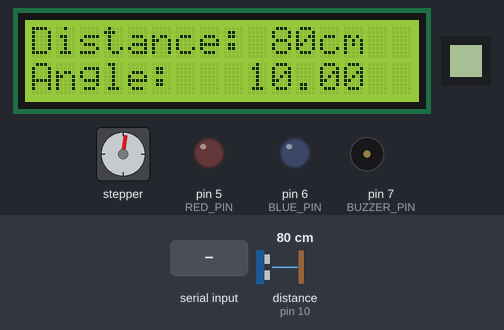
A sketch run on a simulated Arduino Mega 2560, built with avr-gcc and run on an emulated ATmega2560. Shown: 16×2 character LCD, 8×8 one-colour display, stepper motor, output pins drawn as LEDs (lit = HIGH), buzzer (waves = sounding). Dashed ring = blinking. The inputs (shaded band) are chosen by the test bench; at power-on: distance to the obstacle (sensor on pin 10) 80 cm. The echo pulse lasts 58.3 µs per cm; stepper angles assume 2048 steps per turn; what the sketch prints to the serial monitor is not drawn.

Above: at 3.3 s.
3.4 s: distance to the obstacle (sensor on pin 10) set to 2 cm
At 4.9 s:
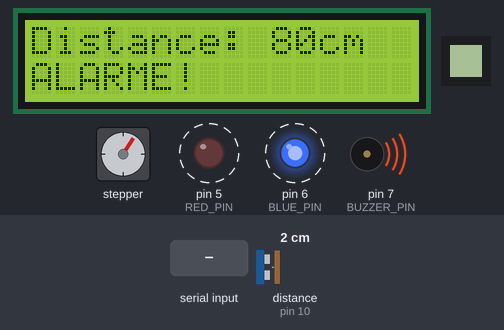
5.1 s: "gDist\n" received over Serial
At 6.4 s:
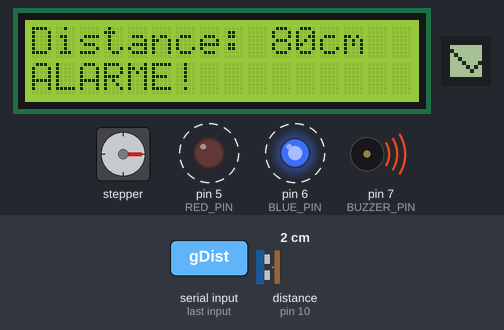
6.8 s: "cfg;lim_sup;\n" received over Serial
At 8.39 s:
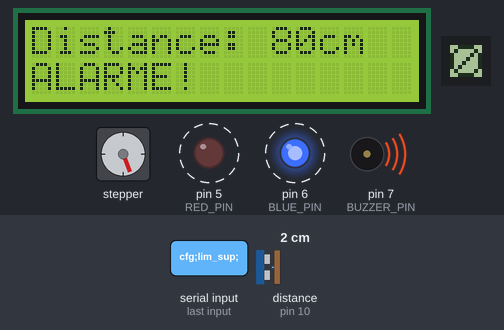
8.7 s: "90,45,200\n" received over Serial
At 9.32 s:
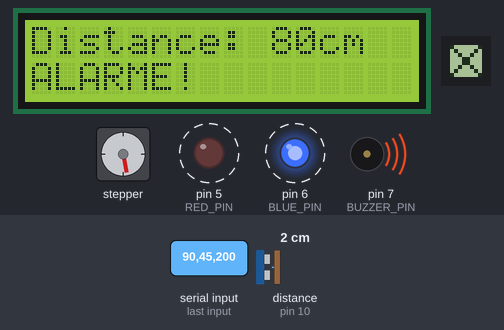
10.4 s: distance to the obstacle (sensor on pin 10) set to 250 cm
At 12.54 s:
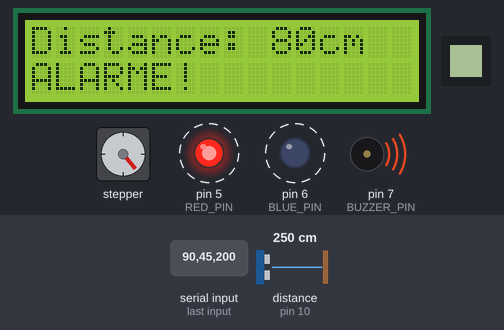
13.2 s: "cfg;alm;\n" received over Serial
At 14.51 s:
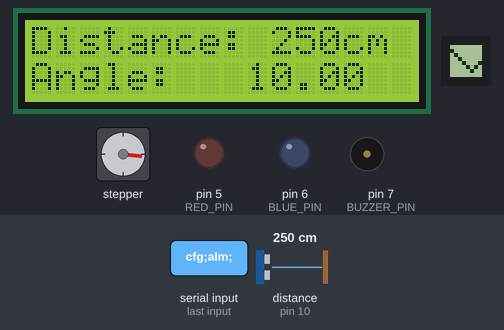
Timing chart, 0 to 18.3 s (numbered marks = the images above; inputs shaded):
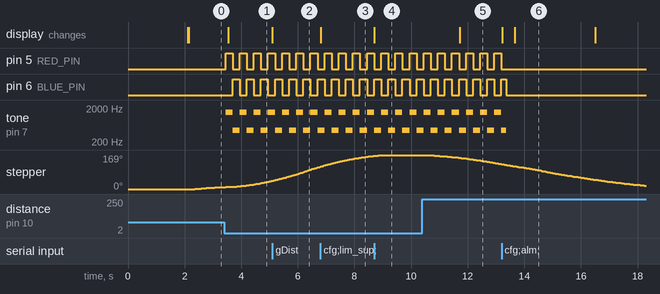

Measured:
- after the input at 3.4 s, pin 5 (RED_PIN): alternates HIGH for 0.25 s and LOW for 0.25 s, starting after 0.05 s; pin 6 (BLUE_PIN): alternates HIGH for 0.25 s and LOW for 0.25 s, starting after 0.30 s
- after the input at 5.1 s, the display: changes at once (image 2)
- after the input at 6.8 s, the display: changes at once (image 3)
- after the input at 8.7 s, the display: changes at once (image 4)
- after the input at 10.4 s, stepper: keeps turning counter-clockwise at about 18°/s, starting after 0.19 s
- after the input at 13.2 s, the display: first changes at once (image 6 shows a later state)
- by itself, stepper: keeps turning clockwise at about 11°/s

The sketch:

labo06.ino
```cpp
#include <U8g2lib.h>
#include <AccelStepper.h>
#include <Wire.h>
#include <LCD_I2C.h>
#include <HCSR04.h>

// --- Constantes ---
#define TRIGGER_PIN 9
#define ECHO_PIN 10
#define IN_1 30
#define IN_2 31
#define IN_3 32
#define IN_4 33
#define RED_PIN 5
#define BLUE_PIN 6
#define BUZZER_PIN 7
#define CLK_PIN 26
#define DIN_PIN 25
#define CS_PIN 27  // Chip Select

const int stepsPerRevolution = 2048;
const int angleMin = 10;
const int angleMax = 170;
const float angleTolerance = 1.0;
const int DISTANCE_ALARME = 15;
const int DISTANCE_MAX = 400;  // Distance max par défaut si rien détecté

// --- Objets globaux ---
LCD_I2C lcd(0x27, 16, 2);
HCSR04 hc(TRIGGER_PIN, ECHO_PIN);
AccelStepper myStepper(AccelStepper::HALF4WIRE, IN_1, IN_3, IN_2, IN_4);
U8G2_MAX7219_8X8_F_4W_SW_SPI u8g2(U8G2_R0, CLK_PIN, DIN_PIN, CS_PIN, U8X8_PIN_NONE, U8X8_PIN_NONE);

// --- Variables globales ---
int distance = 0;
float angle = 0;
bool alarmActive = false;
unsigned long lastDetectionTime = 0;
unsigned long currentTime = 0;
int distAlarme = DISTANCE_ALARME;
int limiteInf = 30;
int limiteSup = 60;


enum AppState { STOP, RUNNING };
AppState appState = RUNNING;

//----symbole-----

const uint8_t bitmap_check[8] = {
  0b00000000,
  0b00000001,
  0b00000010,
  0b00000100,
  0b10001000,
  0b01010000,
  0b00100000,
  0b00000000
};

const uint8_t bitmap_cross[8] = {
  0b10000001,
  0b01000010,
  0b00100100,
  0b00011000,
  0b00011000,
  0b00100100,
  0b01000010,
  0b10000001
};

const uint8_t bitmap_cercle[8] = {
  0b00111100,
  0b01000010,
  0b10100001,
  0b10010001,
  0b10001001,
  0b10000101,
  0b01000010,
  0b00111100
};

enum Symbol { SYMBOL_CHECK, SYMBOL_CROSS, SYMBOL_CERCLE };

#pragma region Fonctions Utilitaires
int angleToSteps(float angle) {
  return (angle * stepsPerRevolution) / 360.0;
}

float mapFloat(float x, float in_min, float in_max, float out_min, float out_max) {
  return (x - in_min) * (out_max - out_min) / (in_max - in_min) + out_min;
}

float calculerAngleDepuisDistance(int d) {
  if (d <= limiteInf) return angleMax;
  if (d >= limiteSup) return angleMin;
  return mapFloat(d, limiteInf, limiteSup, angleMax, angleMin);
}

#pragma endregion

#pragma region Tâches

void measureAndControlTask(unsigned long ct) {
  static unsigned long lastTime = 0;
  const unsigned long rate = 50;
  if (ct - lastTime < rate) return;
  lastTime = ct;

  int d = hc.dist();
  if (d == 0 || d > DISTANCE_MAX) {
    distance = DISTANCE_MAX;
  } else {
    distance = d;
  }

  angle = calculerAngleDepuisDistance(distance);
  myStepper.moveTo(angleToSteps(angle));

  if (distance <= DISTANCE_ALARME) {
    lastDetectionTime = ct;
    alarmActive = true;
  } else {
    if (ct - lastDetectionTime > 3000) {
      alarmActive = false;
    }
  }
}

void alarmTask(unsigned long ct) {
  static unsigned long lastToggleTime = 0;
  static bool ledState = false;
  const unsigned long blinkRate = 250;

  if (alarmActive) {
    if (ct - lastToggleTime >= blinkRate) {
      lastToggleTime = ct;
      ledState = !ledState;
      digitalWrite(RED_PIN, ledState ? HIGH : LOW);
      digitalWrite(BLUE_PIN, ledState ? LOW : HIGH);

      tone(BUZZER_PIN, ledState ? 1500 : 440); // Sirène de police
    }
  } else {
    digitalWrite(RED_PIN, LOW);
    digitalWrite(BLUE_PIN, LOW);
    noTone(BUZZER_PIN);
  }
}

void displayTask(unsigned long ct) {
  static unsigned long lastTime = 0;
  const unsigned long rate = 100;

  if (ct - lastTime < rate) return;
  lastTime = ct;


  lcd.setCursor(0, 1);
  if (alarmActive) {
    lcd.print("ALARME!         ");
      if (distance == DISTANCE_MAX) {
    lcd.print("Hors portée     ");
   } else {
    int secondsLeft = max(0, 3 - (int)((ct - lastDetectionTime) / 1000));
    lcd.print("Repos dans ");
    lcd.print(secondsLeft);
    lcd.print("s");
   }
  }else{
        lcd.setCursor(0, 0);
        lcd.print("Distance:     ");
         lcd.setCursor(10, 0);
        lcd.print(distance);
        lcd.print("cm ");
        lcd.setCursor(0, 1);
        lcd.print("Angle:   ");

        lcd.print(angle);
  }
}

void serialTask(unsigned long ct) {
  static unsigned long lastTime = 0;
  const unsigned long rate = 100;

  if (ct - lastTime < rate) return;
  lastTime = ct;

  // Serial.print("etd:2411160,dist:");
  // Serial.print(distance);
  // Serial.print(",deg:");
  // Serial.println(angle, 1);
}

#pragma endregion

#pragma region États
void runningState(unsigned long ct) {
  static bool firstTime = true;
  if (firstTime) {
    firstTime = false;
    return;
  }

  measureAndControlTask(ct);
  alarmTask(ct);
  displayTask(ct);
  serialTask(ct);
}
#pragma endregion

void stateManager(unsigned long ct) {
  switch (appState) {
    case STOP:
      break;
    case RUNNING:
      runningState(ct);
      break;
  }
}

#pragma commande

void afficherCheck() {
  u8g2.clearBuffer();
  u8g2.drawXBM(0, 0, 8, 8, bitmap_check);
  u8g2.sendBuffer();
}

void afficherCross() {
  u8g2.clearBuffer();
  u8g2.drawXBM(0, 0, 8, 8, bitmap_cross);
  u8g2.sendBuffer();
}

void afficherCercle() {
  u8g2.clearBuffer();
  u8g2.drawXBM(0, 0, 8, 8, bitmap_cercle);
  u8g2.sendBuffer();
}

unsigned long tempsAffichage = 0;
bool afficherSymbol = false;
int symbole = 0;

void gererCommande(String cmd) {

  if (cmd == "gDist") {
    Serial.println("PC: gDist");
    Serial.print("Arduino:  ");
    Serial.println(distance);
    afficheSymboleMillis(1);
  } else if (cmd.startsWith("cfg;alm;")) {
    String valStr = cmd.substring(cmd.lastIndexOf(';') + 1);
    distAlarme = valStr.toInt();
    if (distAlarme >= 0 && distAlarme <= 100) {
      Serial.print("PC:cfg;alm;");
      Serial.println(distance);
      Serial.println("Configure la distance de détection de l’alarme à " + valStr);
      afficheSymboleMillis(1);
    } else {
      Serial.println("Erreur de valeur");
      afficheSymboleMillis(1);
    }
  } else if (cmd.startsWith("cfg;lim_inf;")) {
    String valStr = cmd.substring(cmd.lastIndexOf(';') + 1);
    int val = valStr.toInt();
    if (val >= 0 && val <= 100) {
      if (val < limiteSup) {
        limiteInf = val;
        Serial.println("Limite inférieure configurée à " + valStr);
        afficheSymboleMillis(1);
      } else {
        Serial.println("Erreur - Limite inférieure plus grande que limite supérieure");
        afficheSymboleMillis(2);
      }
    } else {
      Serial.println("Valeur invalide");
      afficheSymboleMillis(2);
    }
  } else if (cmd.startsWith("cfg;lim_sup;")) {
    String valStr = cmd.substring(cmd.lastIndexOf(';') + 1);
    int val = valStr.toInt();
    if (val >= 0 && val <= 100) {
      if (val > limiteInf) {
        limiteSup = val;
        Serial.println("Limite supérieure configurée à " + valStr);
        afficheSymboleMillis(1);
      } else {
        Serial.println("Erreur - Limite supérieure plus petite que limite inférieure");
        afficheSymboleMillis(2);
      }
    } else {
      Serial.println("Valeur invalide");
      afficheSymboleMillis(2);
    }
  } else {
    Serial.println("Commande inconnue");
    afficheSymboleMillis(3);
  }
}

void afficheSymboleMillis(int s){
  symbole = s;
  tempsAffichage = millis();
  afficherSymbol = true;
}

void afficherSymbole(){
  if(afficherSymbol){
    switch (symbole){
      case 1:
      afficherCheck();
      break;
      case 2:
      afficherCercle();
      break;
      case 3:
      afficherCross();
      break;
    }
    if(millis() - tempsAffichage >= 3000){
      afficherSymbol = false;
      u8g2.clearBuffer();
      u8g2.sendBuffer();
    }
  }
}


#pragma endregion

#pragma region setup-loop
void setup() {
  Serial.begin(115200);
  lcd.begin();
  lcd.backlight();
  u8g2.begin();
  u8g2.setContrast(5); // luminosité
  pinMode(RED_PIN, OUTPUT);
  pinMode(BLUE_PIN, OUTPUT);
  pinMode(BUZZER_PIN, OUTPUT);
  digitalWrite(RED_PIN, LOW);
  digitalWrite(BLUE_PIN, LOW);
  digitalWrite(BUZZER_PIN, LOW);

  // Splash screen
  unsigned long startTime = millis() + 2000;
  while (millis() < startTime) {
    lcd.setCursor(0, 0);
    lcd.print("2411160");
    lcd.setCursor(0, 1);
    lcd.print("Labo 6A");
  }
  lcd.clear();

  myStepper.setMaxSpeed(500);
  myStepper.setAcceleration(200);
  myStepper.setSpeed(200);
  myStepper.setCurrentPosition(0);
}

void loop() {
  currentTime = millis();
 if (Serial.available()) {
    String cmd = Serial.readStringUntil('\n');
    cmd.trim();
    gererCommande(cmd);
  }
  afficherSymbole();
  myStepper.run(); // Pour AccelStepper
  stateManager(currentTime);
}
#pragma endregion
```
